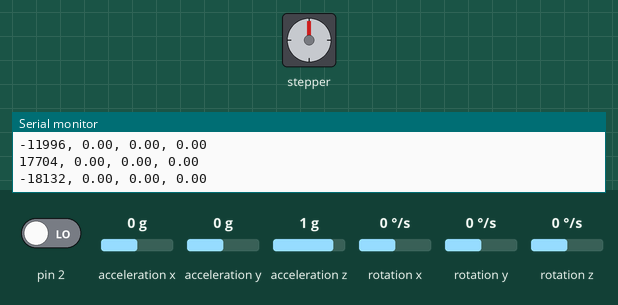
Recording of a sketch running on a simulated Arduino Uno, built with avr-gcc and run on an emulated ATmega328P. Shown: stepper motor, the last lines printed to the serial monitor. Inputs (shaded band) come from the test bench; at power-on: acceleration x 0 g, pin 2 LOW, acceleration y 0 g, acceleration z 1 g, rotation x 0 °/s, rotation y 0 °/s, rotation z 0 °/s. The sensor or clock chip raises its interrupt line as the real part does; stepper angles assume 200 steps per turn.

Above: at 1.7 s.
1.8 s: acceleration x set to -1.4 g
At 1.97 s:
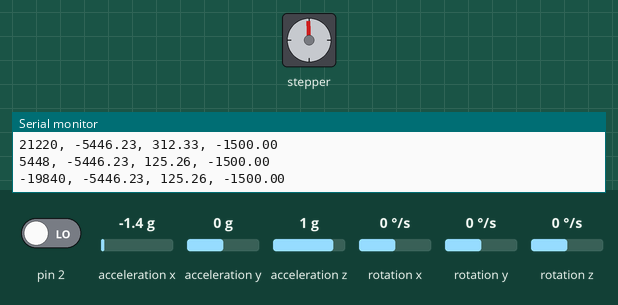
At 2.57 s:
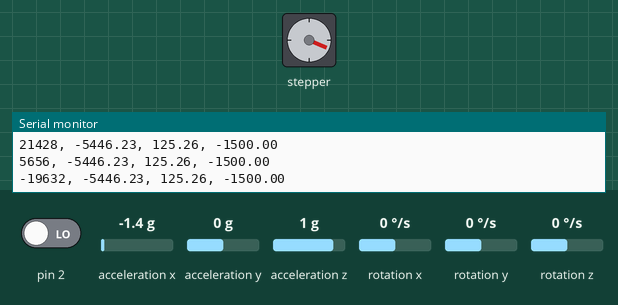
4.8 s: pin 2 driven HIGH
At 5.0 s:
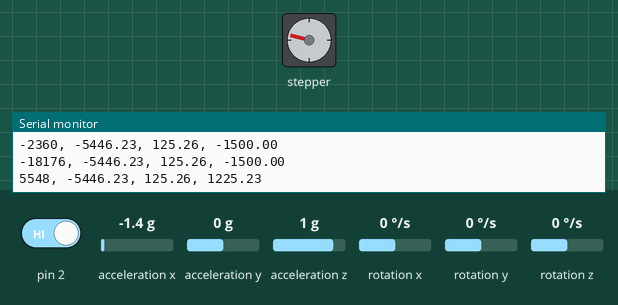
7.8 s: acceleration y set to -1.4 g
10.8 s: acceleration z set to 0 g
13.8 s: acceleration x set to -0.8 g
Timing chart, 0 to 17.8 s (numbered marks = the images above; inputs shaded):
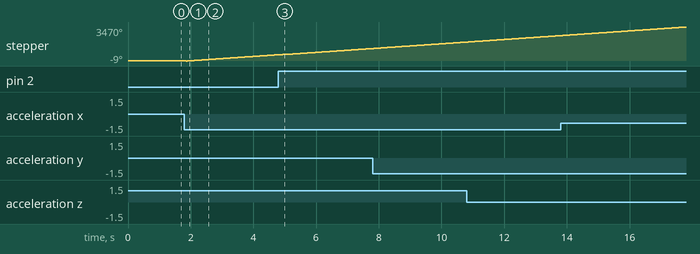

The sketch:

AmBOT_final_nano.ino
```cpp
//#include "PID_v1.h"
#include "pid.h"

//#include <LMotorController.h>
#include "I2Cdev.h"
#include "MPU6050_6Axis_MotionApps20.h"
#include <AccelStepper.h>


#if I2CDEV_IMPLEMENTATION == I2CDEV_ARDUINO_WIRE
    #include "Wire.h"
#endif

#define MIN_ABS_SPEED 20
bool log_input = false;

MPU6050 mpu;

/* =========================================================================
FRÅN: https://github.com/jrowberg/i2cdevlib/blob/master/Arduino/MPU6050/examples/MPU6050_DMP6/MPU6050_DMP6.ino
In addition to connection 3.3v, GND, SDA, and SCL, this sketch
depends on the MPU-6050's INT pin being connected to the Arduino's
external interrupt #0 pin. On the Arduino Uno and Mega 2560, this is
***digital I/O pin 2***
* ========================================================================= */

/* =========================================================================
FRÅN: https://www.arduino.cc/en/reference/wire
This library allows you to communicate with I2C / TWI devices.
On the Arduino boards with the R3 layout (1.0 pinout), the SDA (data line)
and SCL (clock line) are on the pin headers close to the AREF pin.

#include <Wire.h>

----------------------------------------------------
Board	            I2C / TWI pins
----------------------------------------------------
Uno, Ethernet	    A4 (SDA), A5 (SCL)
/* ========================================================================= */

float acc;
int elapsed_time = 1;
int new_time = 1;
int last_time = 0;
float vel;

// MPU control/status vars
bool dmpReady = false;  // set true if DMP init was successful
uint8_t mpuIntStatus;   // holds actual interrupt status byte from MPU
uint8_t devStatus;      // return status after each device operation (0 = success, !0 = error)
uint16_t packetSize;    // expected DMP packet size (default is 42 bytes)
uint16_t fifoCount;     // count of all bytes currently in FIFO
uint8_t fifoBuffer[64]; // FIFO storage buffer

// orientation/motion vars
Quaternion q;           // [w, x, y, z]         quaternion container
VectorFloat gravity;    // [x, y, z]            gravity vector
float ypr[3];           // [yaw, pitch, roll]   yaw/pitch/roll container and gravity vector

//PID
double originalSetpoint = 175.8;
double setpoint = originalSetpoint;
double movingAngleOffset = 0.1;
double input, output;
int moveState=0; //0 = balance; 1 = back; 2 = forth
double Kp = 50;
double Kd = 1.4;
double Ki = 60;

// PID::PID(double* Input, double* Output, double* Setpoint, double Kp, double Ki, double Kd, int ControllerDirection)
//PID pid(&input, &output, &setpoint, Kp, Ki, Kd, DIRECT);

double motorSpeedFactorLeft = 0.6;
double motorSpeedFactorRight = 0.5;

//MOTOR CONTROLLER
int ENA = 5;
int IN1 = 6;
int IN2 = 7;
int IN3 = 8;
int IN4 = 9;
int ENB = 10;
//LMotorController motorController(ENA, IN1, IN2, ENB, IN3, IN4, motorSpeedFactorLeft, motorSpeedFactorRight);

int step_pin = 4;
int dir_pin = 5;
AccelStepper stepper(AccelStepper::DRIVER, step_pin, dir_pin);
PID pid_obj(2.3, 0 , 0.14);

//timers
long time1Hz = 0;
long time5Hz = 0;

volatile bool mpuInterrupt = false;     // indicates whether MPU interrupt pin has gone high
void dmpDataReady()
{
    mpuInterrupt = true;
}

void setup()
{
    stepper.setMaxSpeed(2000);
    stepper.setSpeed(0);

    // join I2C bus (I2Cdev library doesn't do this automatically)
    #if I2CDEV_IMPLEMENTATION == I2CDEV_ARDUINO_WIRE
        Wire.begin();
        TWBR = 24; // 400kHz I2C clock (200kHz if CPU is 8MHz)
    #elif I2CDEV_IMPLEMENTATION == I2CDEV_BUILTIN_FASTWIRE
        Fastwire::setup(400, true);
    #endif

    // initialize serial communication
    // (115200 chosen because it is required for Teapot Demo output, but it's
    // really up to you depending on your project)
    Serial.begin(115200);
    while (!Serial); // wait for Leonardo enumeration, others continue immediately

    // initialize device
    Serial.println(F("Initializing I2C devices..."));
    Serial.println("Time, Input, Acc, Vel");

    mpu.initialize();

    // verify connection
    Serial.println(F("Testing device connections..."));
    Serial.println(mpu.testConnection() ? F("MPU6050 connection successful") : F("MPU6050 connection failed"));

    // load and configure the DMP
    Serial.println(F("Initializing DMP..."));
    devStatus = mpu.dmpInitialize();

    // supply your own gyro offsets here, scaled for min sensitivity
    mpu.setXGyroOffset(220);
    mpu.setYGyroOffset(76);
    mpu.setZGyroOffset(-85);
    mpu.setZAccelOffset(1788); // 1688 factory default for my test chip

    // make sure it worked (returns 0 if so)
    if (devStatus == 0)
    {
        // turn on the DMP, now that it's ready
        Serial.println(F("Enabling DMP..."));
        mpu.setDMPEnabled(true);

        // enable Arduino interrupt detection
        Serial.println(F("Enabling interrupt detection (Arduino external interrupt 0)..."));
        attachInterrupt(0, dmpDataReady, RISING);
        mpuIntStatus = mpu.getIntStatus();

        // set our DMP Ready flag so the main loop() function knows it's okay to use it
        Serial.println(F("DMP ready! Waiting for first interrupt..."));
        dmpReady = true;

        // get expected DMP packet size for later comparison
        packetSize = mpu.dmpGetFIFOPacketSize();

        //setup PID

        //pid.SetMode(AUTOMATIC);
        //pid.SetSampleTime(10);
        //pid.SetOutputLimits(-255, 255);
    }
    else
    {
        // ERROR!
        // 1 = initial memory load failed
        // 2 = DMP configuration updates failed
        // (if it's going to break, usually the code will be 1)
        Serial.print(F("DMP Initialization failed (code "));
        Serial.print(devStatus);
        Serial.println(F(")"));
    }
}

void loop()
{
    // Run stepper motor
    stepper.runSpeed();

    // if programming failed, don't try to do anything
    if (!dmpReady) return;

    // wait for MPU interrupt or extra packet(s) available
    while (!mpuInterrupt && fifoCount < packetSize)
    {
        //no mpu data - performing PID calculations and output to motors
        //pid.Compute();

        // ADDED --------------------------
        acc = pid_obj.update(input)/1000;
        new_time = micros();
        elapsed_time = (new_time - last_time);

        vel = vel + acc * elapsed_time;
        vel = constrain(vel, -1500, 1500);

        //motorController.move(output, MIN_ABS_SPEED);
        stepper.setSpeed(-vel);


        Serial.print(new_time);
        Serial.print(", ");
        Serial.print(input*100);
        Serial.print(", ");
        Serial.print(acc*1000);
        Serial.print(", ");
        Serial.print(vel);
        Serial.print("\n");
        last_time = micros();
        // ADDED --------------------------
        // Run stepper motor
        stepper.runSpeed();
    }

    // reset interrupt flag and get INT_STATUS byte
    mpuInterrupt = false;
    mpuIntStatus = mpu.getIntStatus();

    // get current FIFO count
    fifoCount = mpu.getFIFOCount();

    // check for overflow (this should never happen unless our code is too inefficient)
    if ((mpuIntStatus & 0x10) || fifoCount == 1024)
    {
        // reset so we can continue cleanly
        mpu.resetFIFO();
        Serial.println(F("FIFO overflow!"));

    // otherwise, check for DMP data ready interrupt (this should happen frequently)
    }
    else if (mpuIntStatus & 0x02)
    {
        // wait for correct available data length, should be a VERY short wait
        while (fifoCount < packetSize) fifoCount = mpu.getFIFOCount();

        // read a packet from FIFO
        mpu.getFIFOBytes(fifoBuffer, packetSize);

        // track FIFO count here in case there is > 1 packet available
        // (this lets us immediately read more without waiting for an interrupt)
        fifoCount -= packetSize;

        mpu.dmpGetQuaternion(&q, fifoBuffer);
        mpu.dmpGetGravity(&gravity, &q);
        mpu.dmpGetYawPitchRoll(ypr, &q, &gravity);

        if(log_input == true){
            Serial.print("ypr\t");
            Serial.print(ypr[0] * 180/M_PI);
            Serial.print("\t");
            Serial.print(ypr[1] * 180/M_PI);
            Serial.print("\t");
            Serial.println(ypr[2] * 180/M_PI);
        }

        input = ypr[1] * 180/M_PI; //+ 180;
   }
}
```
